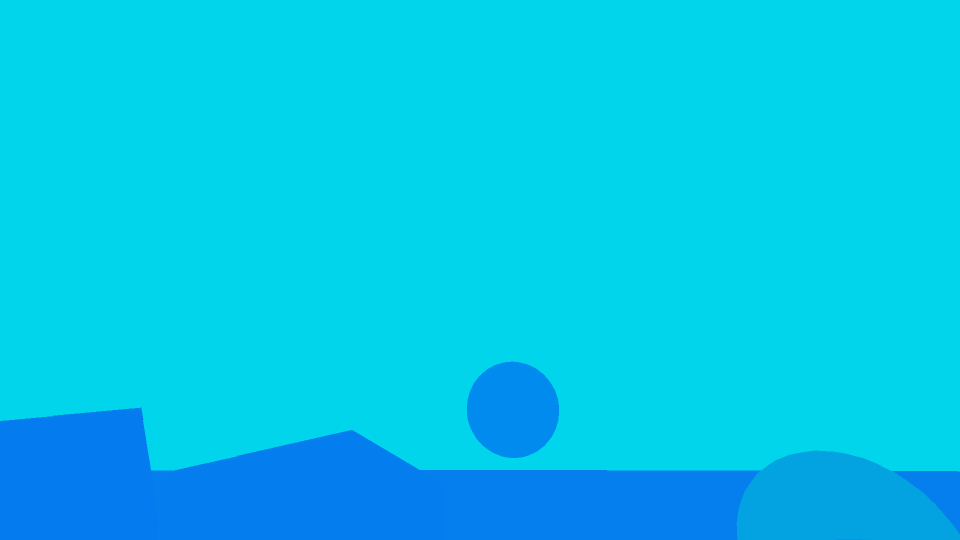
#> input picture PythonScript/capture_instance.png, 1920 x 1080 px (shown at 1/2 size)
$ python InstanceSegmentationConverter.py
#> lines starting #> are read from the running program, lines starting #| are printed output that depends on the picture; long printed decimals are rounded
# by navid

import cv2
import numpy as np

# read instance segmentation image saved by unreal engine
img = cv2.imread("capture_instance.png")
#> img is the input picture: shape (1080, 1920, 3); mean B, G, R 235.9, 199.2, 0.6

#print(img[:10,:10,:])

# convert to RGB
img = cv2.cvtColor(img, cv2.COLOR_BGR2RGB )


# set some predefined colors (add more if needed)
predefined_colors = [[255,255,0], [0,255,255], [255,0,255], [255,255,255],
                     [255,0,0], [0,255,0], [0,0,255], [0,0,0], [160,0,160],
                     [0,160,160],  [160,160,0],  [160,160,160], [160,0,0],
                     [0,160,0], [0,0,160], [80,80,80], [0,0,80], [0,80,0],
                     [80,0,0], [80,80,0]]

# get R channel (only R channel contains information)
rchannel = img[:,:,0]
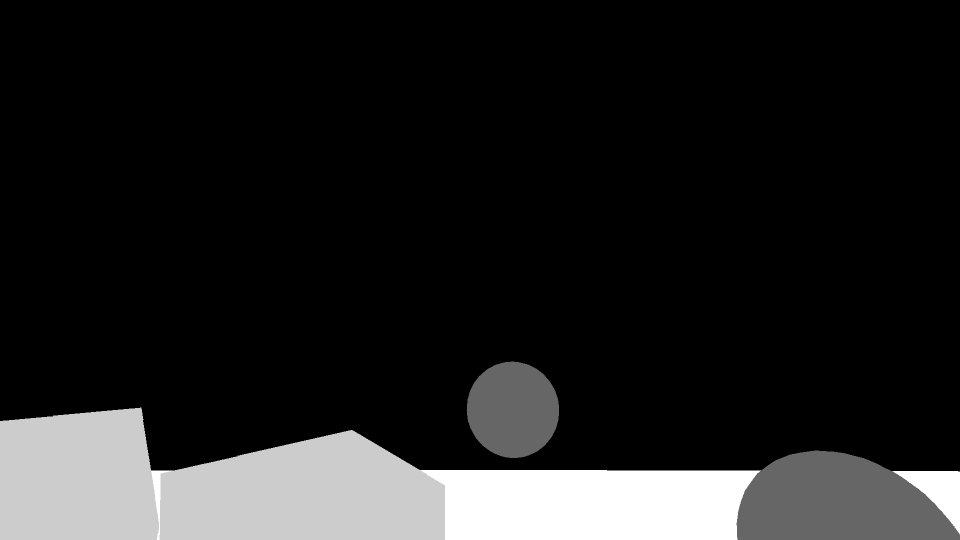
#> rchannel: shape (1080, 1920) (shown at 1/2 size); min 0, max 5, mean 0.645; drawn with min black and max white

# get G channel (only G channel contains information)
gchannel = img[:,:,1]
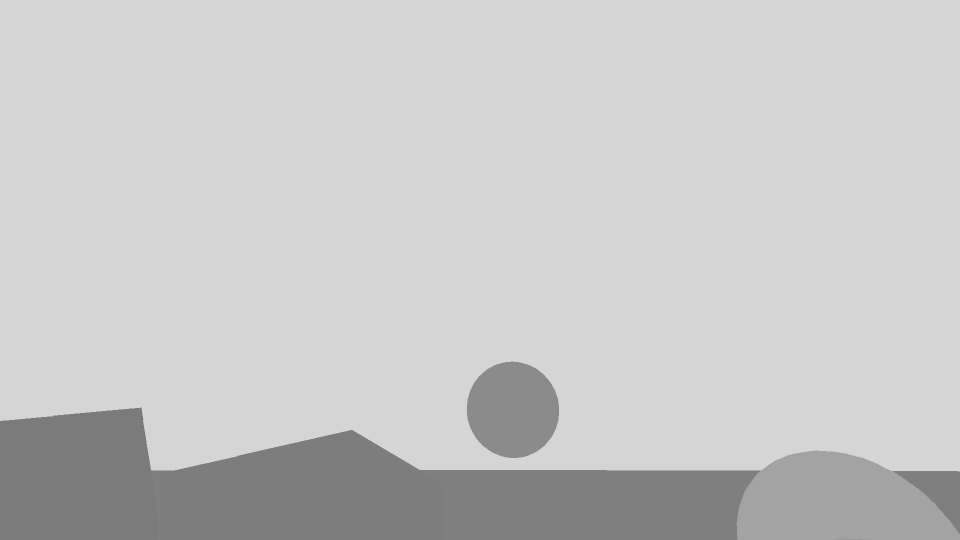
#> gchannel: shape (1080, 1920) (shown at 1/2 size); min 123, max 213, mean 199.2

# get B channel (only B channel contains information)
bchannel = img[:,:,2]
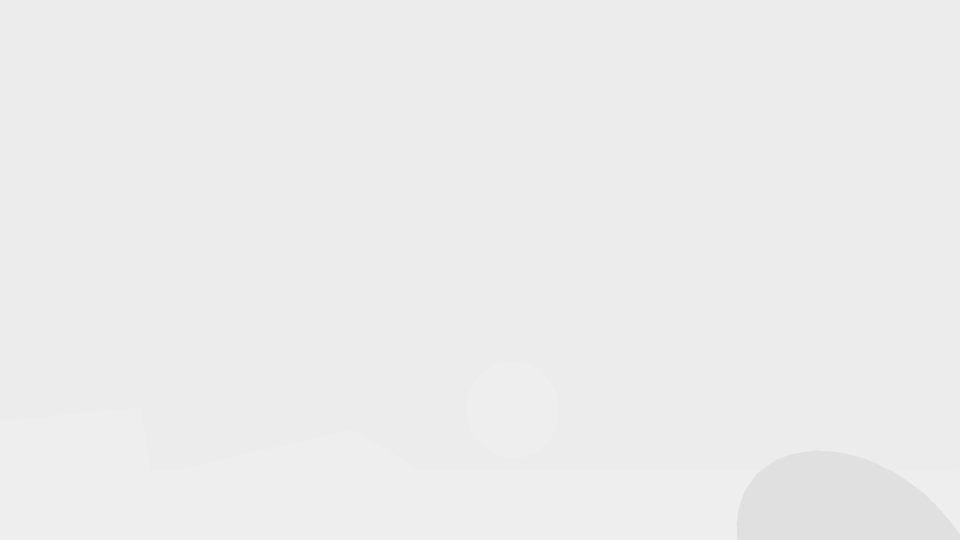
#> bchannel: shape (1080, 1920) (shown at 1/2 size); min 224, max 238, mean 235.9

print(np.unique(img[:,:,0].flatten()))
#| [0 2 4 5]
print(np.unique(img[:,:,1].flatten()))
#| [123 125 127 139 153 163 213]
print(np.unique(img[:,:,2].flatten()))
#| [224 236 238]

# flatten 2d-array and get unique values
rchannel_flatten = rchannel.flatten()
gchannel_flatten = gchannel.flatten()
bchannel_flatten = bchannel.flatten()

channels_stacked = np.vstack((gchannel_flatten, bchannel_flatten))

unique_ids = np.unique(channels_stacked, axis=1)

for i in range(0, unique_ids.shape[1]):

    print(i)

    where = (np.where((img[:,:,1] == unique_ids[0,i]) & (img[:,:,2] == unique_ids[1,i]) ))

    img[where[0], where[1], :] = predefined_colors[i]
#> this loop made 7 passes
#> where on passes 1 to 7: 76305 positions, rows 815 to 1079, columns 0 to 317, 98423 positions, rows 860 to 1079, columns 319 to 889, 92530 positions, rows 940 to 1079, columns 302 to 1919, 27879 positions, rows 723 to 915, columns 933 to 1117, 141 positions, rows 1077 to 1079, columns 1670 to 1743, 59674 positions, rows 901 to 1079, columns 1473 to 1919, 1718648 positions, rows 0 to 942, columns 0 to 1919
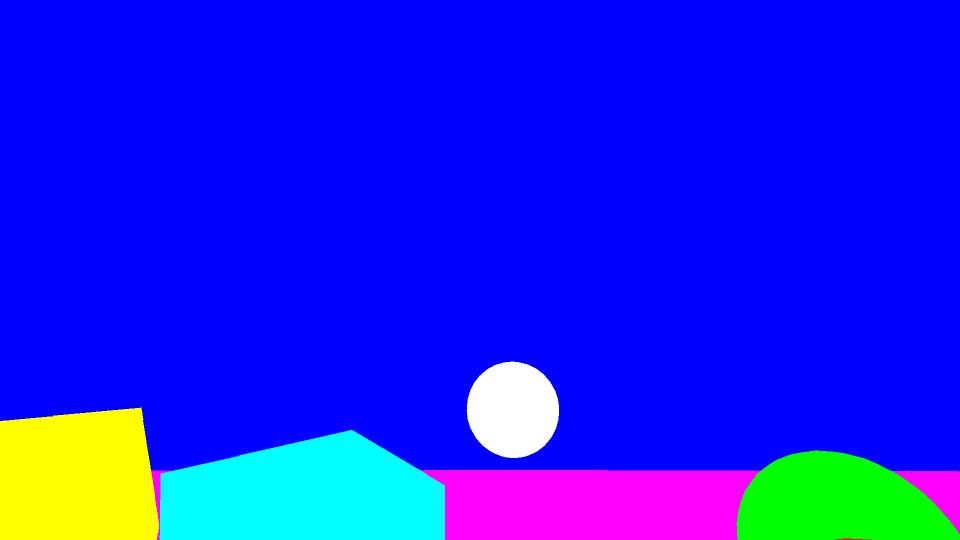
#> img: shape (1080, 1920, 3) (shown at 1/2 size); mean R, G, B 24.2, 32.3, 238.3


channels_stacked = np.vstack((rchannel_flatten, gchannel_flatten, bchannel_flatten))
print(np.unique(channels_stacked, axis=1)/255)
#| [[0.         0.007843 0.007843 0.007843 0.01569 0.01569
#|   0.01961]
#|  [0.8353 0.5451 0.6        0.6392 0.4824 0.4902
#|   0.498]
#|  [0.9255  0.9333 0.8784 0.8784 0.9333 0.9333
#|   0.9333]]


cv2.imshow('img', img)
cv2.imwrite('image.png', img)
